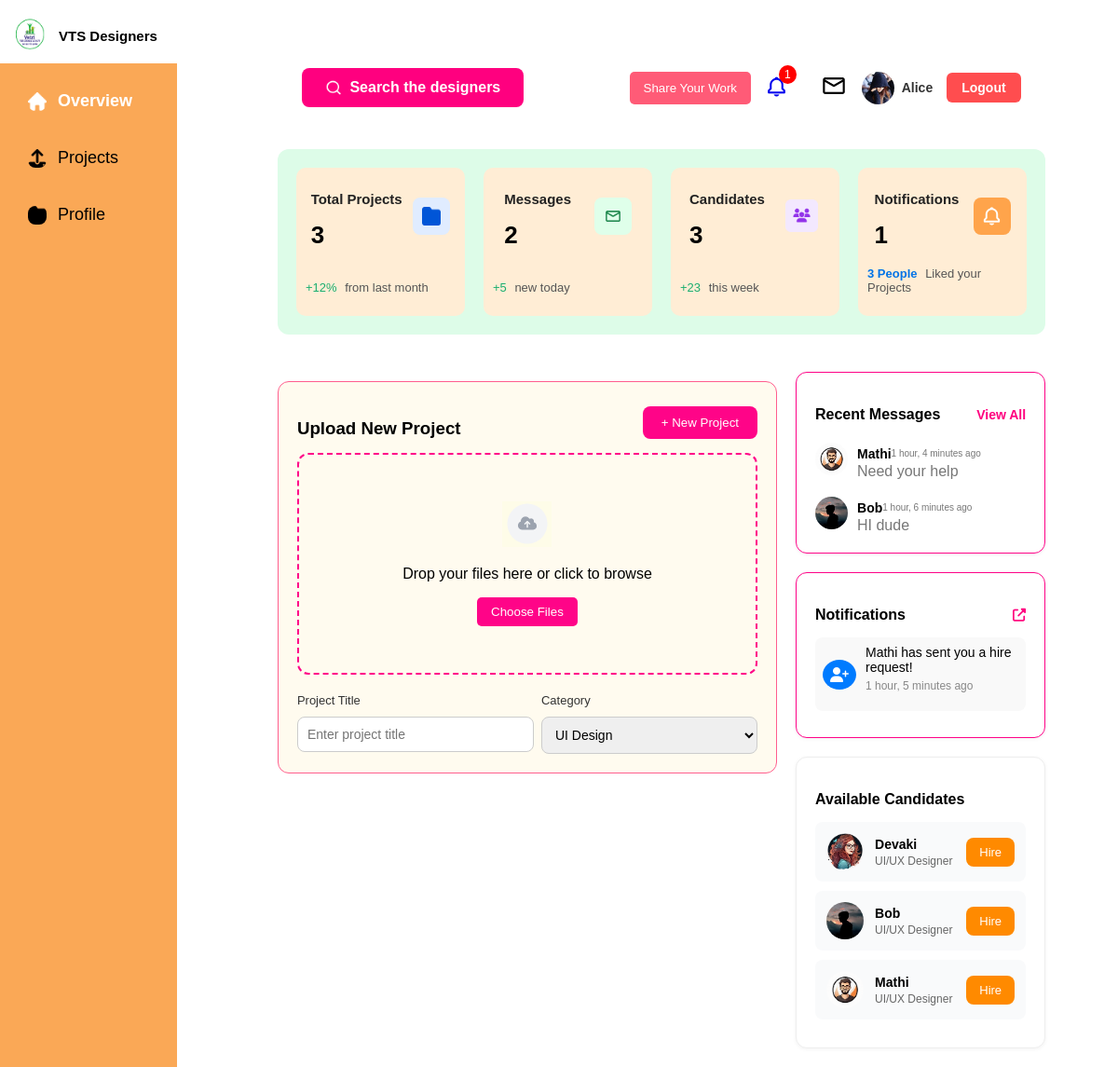
The page / (signed in) on the database its author committed.
### core/models.py (models this page shows)
class PythonUser(AbstractUser):
    location = models.CharField(max_length=100, blank=True)
    company_name = models.CharField(max_length=200, blank=True)
    occupation = models.CharField(max_length=100, blank=True)
    about_me = models.TextField(blank=True)
    followers = models.ManyToManyField('self', symmetrical=False, related_name='following', blank=True)
    profile_pic = models.ImageField(upload_to='profiles/', blank=True, null=True)
    projects_descriptions = models.TextField(blank=True)  # Combined summary
    custom_message = models.CharField(max_length=255, blank=True)
    hired_users = models.ManyToManyField('self', symmetrical=False, related_name='hired_by', blank=True)
    can_add_projects = models.BooleanField(default=True)  # For view-only users

class Message(models.Model):
    sender = models.ForeignKey(PythonUser, on_delete=models.CASCADE, related_name='sent_messages')
    receiver = models.ForeignKey(PythonUser, on_delete=models.CASCADE, related_name='received_messages')
    content = models.TextField()
    timestamp = models.DateTimeField(auto_now_add=True)

class Notification(models.Model):
    sender = models.ForeignKey(PythonUser, on_delete=models.CASCADE, related_name='sent_notifications', null=True, blank=True)  # new field
    user = models.ForeignKey(PythonUser, on_delete=models.CASCADE, related_name='notifications')
    message = models.CharField(max_length=255)
    is_read = models.BooleanField(default=False)
    created_at = models.DateTimeField(auto_now_add=True)

### core/views.py (the view, shortened to what this page needs)
# urls.py: path('', views.dashboard, name='dashboard'),
@login_required
def dashboard(request):
    recent_messages = Message.objects.filter(receiver=request.user).order_by('-timestamp')[:5]
    recent_notifications = Notification.objects.filter(user=request.user).order_by('-created_at')[:5]
    available_candidates = PythonUser.objects.exclude(id=request.user.id).filter(can_add_projects=True)[:5]  # Adjust filter
    form = ProjectForm()
    category_placeholder = Project.objects.values_list('category', flat=True).first() or "Enter category"
    context = {
        'total_projects': request.user.projects.count(),  # Example if you have a related_name
        'messages_count': recent_messages.count(),
        'candidates_count': available_candidates.count(),
        'notifications_count': recent_notifications.count(),
        'recent_messages': recent_messages,
        'recent_notifications': recent_notifications,
        'available_candidates': available_candidates,
    }
    return render(request, 'core/dashboard.html', context)

### core/templates/core/dashboard.html (shortened to what this page needs)
{% extends 'core/base.html' %}
{% load static %}
{% block extra_css %}
<link rel="stylesheet" href="{% static 'css/dashboard.css' %}">
{% endblock %}
{% block content %}
<div class="stats-cards">
    <div class="card">
        <div class="card-projects">
            <div class="card-top">
                <p class="title">Total Projects</p>
                <h2>{{ total_projects }}</h2>
            </div>
            <div>
                <span class="icon blue"><img src="{% static 'images/folder.png' %}" class="blue-filter"
                        alt="Projects"></span>
            </div>
        </div>
        <p class="change">+12% <span class="text">from last month</span></p>
    </div>
    <div class="card">
        <div class="card-projects">
            <div class="card-top">
                <p class="title">Messages</p>
                <h2>{{ messages_count }}</h2>
            </div>
            <div>
                <span class="icon green"><img src="{% static 'images/Mail.png' %}" class="green-filter"
                        alt="Messages"></span>
            </div>
        </div>
        <p class="change">+5 <span class="text">new today</span></p>
    </div>
    <div class="card">
        <div class="card-projects">
            <div class="card-top">
                <p class="title">Candidates</p>
                <h2>{{ candidates_count }}</h2>
            </div>
            <div>
                <span class="icon purple"><img src="{% static 'images/usersp.png' %}" style="width: 35px; height:35px"
                        alt="Candidates"></span>
            </div>
        </div>
        <p class="change">+23 <span class="text">this week</span></p>
    </div>
    <div class="card">
        <div class="card-projects">
            <div class="card-top">
                <p class="title">Notifications</p>
                <h2>{{ notifications_count }}</h2>
            </div>
            <div>
                <span class="icon orange"><i class='bx bx-bell'></i></span>
            </div>
        </div>
        <p class="change"><a href="#" class="link">3 People</a> <span class="text">Liked your Projects</span></p>
    </div>
</div>
<div class="content-section">
    <div class="upload-card">
        <h3>Upload New Project</h3><button class="new-project-btn"
            onclick="window.location.href='{% url 'project_create' %}'">
            + New Project
        </button>
        <form method="post" enctype="multipart/form-data">
            <div class="upload-box" id="upload-area">
                <img src="{% static 'images/file.PNG' %}" alt="Upload" class="upload-icon">
                <p>Drop your files here or click to browse</p>
                <button type="button" id="choose-files">Choose Files</button>
            </div>
            <div class="row" style="display: flex; gap: 30px; margin-top: 20px;">
                <div class="form-group" style="flex: 1;">
                    <label for="project_title"
                        style="display: block; font-weight: normal; font-size: 13px; color: #333; margin-bottom: 5px;">
                        Project Title
                    </label>
                    <input type="text" id="project_title" placeholder="Enter project title" class="form-control"
                        style="width: 100%; padding: 10px; border: 1px solid #ccc; border-radius: 8px; font-size: 14px;">
                </div>
                <div class="form-group" style="flex: 1;">
                    <label for="category"
                        style="display: block; font-weight: normal; font-size: 13px; color: #333; margin-bottom: 5px;">
                        Category
                    </label>
                    <select id="category" class="form-control"
                        style="width: 100%; padding: 10px; border: 1px solid #ccc; border-radius: 8px; font-size: 14px;">
                        <option value="UI">UI Design</option>
                    </select>
                </div>
            </div>
        </form>
    </div>
    <div class="rightbar">
        <div class="messages">
            <h3>
                Recent Messages
                <a href="{% url 'messages' %}" class="view-all">View All</a>
            </h3>
            {% for msg in recent_messages %}
            <div class="message-item">
                <img src="{% if msg.sender.profile_pic %}
            {{ msg.sender.profile_pic.url }}
          {% else %}
            {% static 'images/default-avatar.png' %}
          {% endif %}" alt="{{ msg.sender.username }}">
                <div class="recent-msg">
                    <div style="display: flex; justify-content: space-between;">
                        <div><b>{{ msg.sender.username }} </b></div>
                        <div>
                           <p class="time" style="font-size: 10px;">{{ msg.timestamp|timesince }} ago</p>
                        </div>
                    </div>
                    <div>
                        <p style="font-size: 1rem;">{{ msg.content|truncatechars:40 }}</p>
                    </div>
                </div>
            </div>
            {% empty %}
            <p>No recent messages.</p>
            {% endfor %}
        </div>
        <div class="notifications">
            <h3>
                Notifications
                <a href="{% url 'notifications' %}" class="view-all"><i class="fas fa-external-link-alt"></i></a>
            </h3>
            {% for notif in recent_notifications %}
            <div class="notification-item">
                <div class="notif-icon">
                    {% if "hire" in notif.message|lower %}
                    <i class="fas fa-user-plus hire-icon"></i>
                    {% elif "comment" in notif.message|lower %}
                    <i class="fas fa-comments comment-icon"></i>
                    {% elif "approved" in notif.message|lower %}
                    <i class="fas fa-check-circle approved-icon"></i>
                    {% else %}
                    <i class="fas fa-bell default-icon"></i>
                    {% endif %}
                </div>
                <div class="notif-text">
                    <span>{{ notif.message }}</span><br>
                    <p class="time">{{ notif.created_at|timesince }} ago</p>
                </div>
            </div>
            {% empty %}
            <p>No notifications yet.</p>
            {% endfor %}
        </div>
        <div class="candidates">
            <h3>Available Candidates</h3>
            {% for candidate in available_candidates %}
            <div class="candidate-item">
                <div class="candidate-info">
                    <img src="{% if candidate.profile_pic %}
                        {{ candidate.profile_pic.url }}
                      {% else %}
                        {% static 'images/default-avatar.png' %}
                      {% endif %}" alt="{{ candidate.username }}">
                    <div class="candidate-text">
                        <b>{{ candidate.username }}</b>
                        <p>{{ candidate.profile.occupation|default:"UI/UX Designer" }}</p>
                    </div>
                </div>
                <button onclick="window.location.href='{% url 'hire_now' candidate.id %}'">Hire</button>
            </div>
            {% empty %}
            <p>No candidates available.</p>
            {% endfor %}
        </div>
    </div>
</div>
{% endblock %}

### core/templates/core/base.html (shortened to what this page needs)
{% load static %}
<!DOCTYPE html>
<html>
<head>
    <link rel="stylesheet" href="{% static 'css/base.css' %}">
    <link href='https://unpkg.com/boxicons@2.1.4/css/boxicons.min.css' rel='stylesheet'>
    <link rel="stylesheet" href="https://cdnjs.cloudflare.com/ajax/libs/font-awesome/6.5.0/css/all.min.css">
    {% block extra_css %}{% endblock %}
</head>
<body class="{% block body_class %}{% endblock %}">
    <div class="layout">
        <div class="left-column" id="sidebar">
            <div class="logo-section">
                <div class="logo-text">
                    <img src="{% static 'images/logo.PNG' %}" alt="Logo">
                    <h2>VTS Designers</h2>
                </div>
            </div>
            <div class="sidebar">
                <ul>
                    <li class="{% if request.resolver_match.url_name == 'dashboard' %}active{% endif %}">
                        <a href="{% url 'dashboard' %}">
                            <img src="{% static 'images/home.png' %}" alt="Home" class="icon white-filter"> Overview
                        </a>
                    </li>
                    <li class="{% if request.resolver_match.url_name == 'project_create' %}active{% endif %}">
                        <a href="{% url 'project_create' %}">
                            <img src="{% static 'images/upload.png' %}" alt="Projects" class="icon white-filter">
                            Projects
                        </a>
                    </li>
                    <li class="{% if request.resolver_match.url_name == 'user_profile' %}active{% endif %}">
    <a href="{% url 'user_profile' %}">
        <img src="{% static 'images/folder.png' %}" alt="Profile" class="icon white-filter"> Profile
    </a>
</li>
                </ul>
            </div>
        </div>
        <div class="right-column">
            <div class="topbar">
                <form method="get" action="{% url 'search_users' %}" class="dashboard-search">
                    <button type="submit">
                        <img src="{% static 'images/searchicon.png' %}" alt="Search">
                        Search the designers
                    </button>
                </form>
                <div class="icons">
                    <button class="share-btn" onclick="window.location.href='{% url 'project_create' %}'">Share Your
                        Work</button>
                    <a href="#" class="icon-link notif" id="notif-btn">
                        <i class='bx bx-bell'></i><span class="badge">{{ notifications_count }}</span>
                    </a>
                    <a href="{% url 'messages' %}" class="icon-link"><img src="{% static 'images/Mail.png' %}"
                            alt="Messages"></a>
<a href="{% url 'user_profile' %}" class="profile-link">
    <img src="{% if request.user.profile_pic %}{{ request.user.profile_pic.url }}{% else %}{% static 'images/default-avatar.png' %}{% endif %}"
         class="profile-pic" alt="{{ request.user.username }}">
    <span class="profile-name">{{ request.user.username }}</span>
</a>
                    <form method="post" action="{% url 'logout' %}">
                        <button type="submit" class="logout-btn">Logout</button>
                    </form>
                </div>
            </div>
            <div class="content-wrapper">
                <div class="main-content">
                    {% block content %}{% endblock %}
                </div>
            </div>
        </div>
    </div>
</body>
</html>

### rows shown on the page
PythonUser: profile_pic (picture), user.username "Alice"
Message: sender.profile_pic (picture), sender.username "Mathi", timestamp "1 hour, 4 minutes", content "Need your help"
Message: sender.profile_pic (picture), sender.username "Bob", timestamp "1 hour, 6 minutes", content "HI dude"
Notification: message "Mathi has sent you a hire request!", created_at "1 hour, 5 minutes"
PythonUser: shows a picture, username "Devaki", profile.occupation "UI/UX Designer"
PythonUser: profile_pic (picture), username "Bob", profile.occupation "UI/UX Designer"
PythonUser: profile_pic (picture), username "Mathi", profile.occupation "UI/UX Designer"

### other values the page prints
{{ notifications_count }} "1"
{{ total_projects }} "3"
{{ messages_count }} "2"
{{ candidates_count }} "3"
